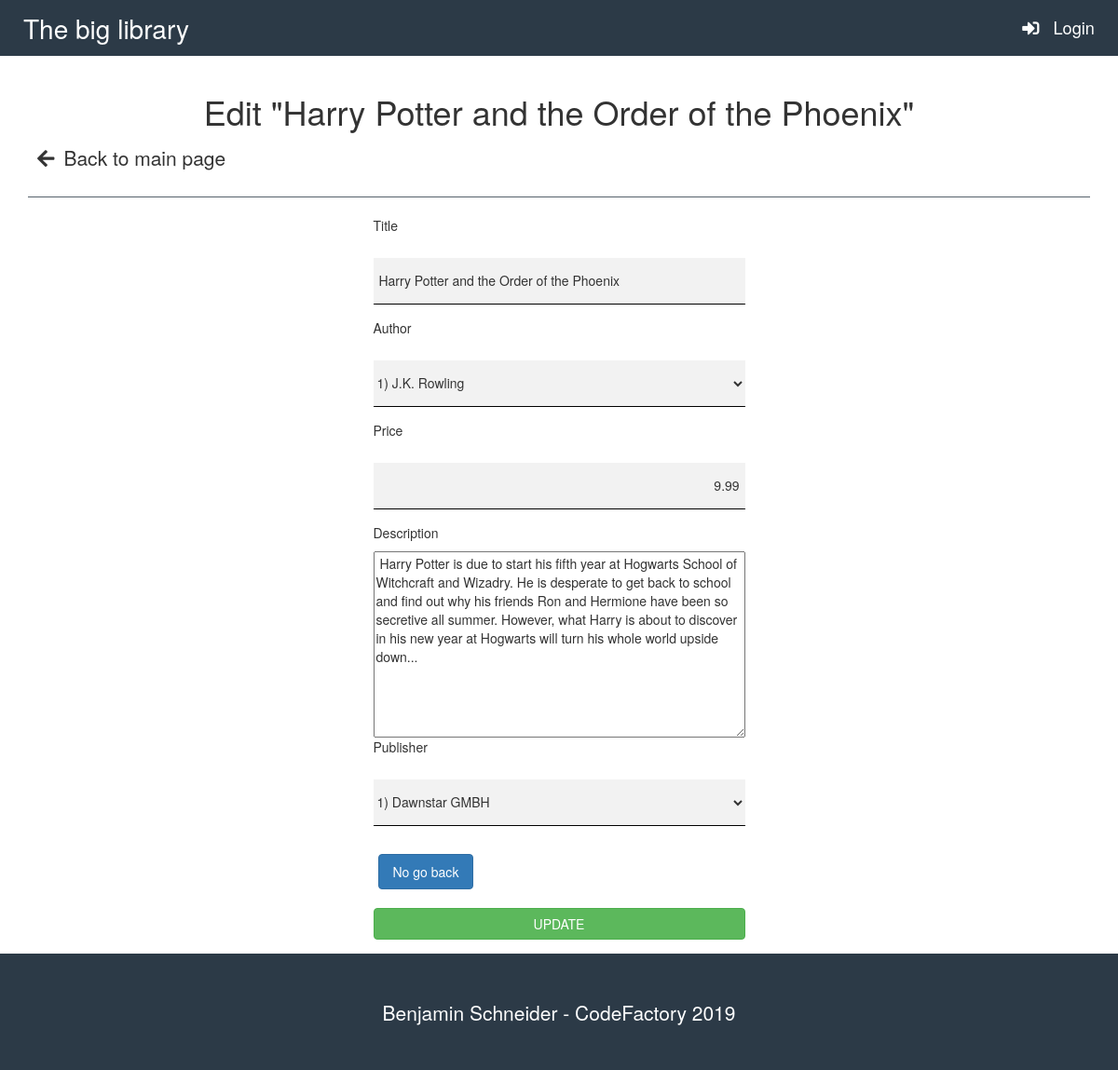
Page /update.php?id=1 on the committed database.
### tables this page shows
CREATE TABLE `media` (
  `media_id` int(11) NOT NULL,
  `mediaTitle` varchar(150) DEFAULT NULL,
  `mediaImage` varchar(500) DEFAULT NULL,
  `mediaISBN` varchar(25) DEFAULT NULL,
  `mediaDesc` varchar(500) DEFAULT NULL,
  `mediaPrice` float DEFAULT NULL,
  `mediaStatus` tinyint(1) DEFAULT NULL,
  `fk_library_id` int(11) NOT NULL,
  `fk_type_id` int(11) NOT NULL,
  `fk_author_id` int(11) NOT NULL,
  `fk_publisher_id` int(11) NOT NULL
);

### update.php (the view, shortened to what this page needs)
<?php
	require_once 'db_connection.php';
	if($_GET['id']) {
		$id = $_GET['id'];
		$sql = "SELECT * FROM `media` WHERE media_id = {$id}";
		$result = $mysqli->query($sql);
		$row = $result->fetch_array();
	}
?>
<!DOCTYPE html>
<html lang="en">
<head>
	<link rel="stylesheet" href="https://maxcdn.bootstrapcdn.com/bootstrap/3.3.7/css/bootstrap.min.css">
	<link rel="stylesheet" href="https://use.fontawesome.com/releases/v5.7.2/css/all.css">
	<link rel="stylesheet" type="text/css" href="style.css">
</head>
<body>
	<div class="navbar">
		<p>The big library</p>
		<span class="navbar-login">
			<a href="login.php" title="Zum Login">
			<?php
				if (isset($_SESSION['user'])) {
					$displayName = $userRow['userFirstName']. " ". $userRow['userLastName'];
					echo '<i class="fas fa-sign-out-alt"></i> '.$displayName;
				}
				else {
					echo '<i class="fas fa-sign-in-alt"></i> Login';
				}
			?>
			</a>
		</span>
	</div>
	<div class="container">
		<div class="heading">
			<h1>Edit "<?php echo $row["mediaTitle"] ?>"</h1>
		</div>
		<a class="mainpageback" href="index.php"><i class="fas fa-arrow-left"></i>Back to main page</a>
		<hr>
		<form class="updatemedia" method="POST" accept-charset="utf-8">
			<p>Title</p>
			<input class="field" type="text" name="title" value=" <?php echo $row["mediaTitle"] ?> ">
			<p>Author</p>
			<select class="field" name="author">
				<?php
				$sql = mysqli_query($mysqli, "SELECT * FROM `author`");
				while($rowAuthor = mysqli_fetch_assoc($sql)){
					echo "<option id=". $rowAuthor["author_id"]. ">". $rowAuthor["author_id"]. ")  ". $rowAuthor["authorFirstName"]. " ". $rowAuthor["authorSurName"]. "</option>";
				}
				?>
			</select>
			<p>Price</p>
			<input class="price field" type="text" name="price" value =" <?php echo $row["mediaPrice"] ?>">
			<p>Description</p>
			<textarea name="desc"> <?php echo $row["mediaDesc"] ?></textarea>
			<p>Publisher</p>
			<select class="field" name="publisher">
				<?php
				$sql = mysqli_query($mysqli, "SELECT * FROM `publisher`");
				while($rowPublisher = mysqli_fetch_assoc($sql)){
					echo "<option id=". $rowPublisher["publisher_id"]. ">". $rowPublisher["publisher_id"]. ")  ". $rowPublisher["publisherName"]. "</option>";
				}
				?>
			</select>
			<?php echo "<a href='mediainfo.php?id=". $row['media_id']. "'><button class='btn btn-primary delete' type='button'>No go back</button></a>" ?>
			<input class="btn btn-success" type="submit" name="update" value="UPDATE">
		</form>
	 	</div>
 	<div class="footer">
 		<p>Benjamin Schneider - CodeFactory 2019</p>
 	</div>
</body>
</html>

### style.css (style rules this page uses)
html { position: relative; min-height: 100%; }
body { margin-bottom: 125px; }
.navbar { display: flex; border-radius: 0; background-color: #2C3A47; border: none; }
.navbar p { color: #fff; font-size: 2em; margin: 10px 25px; }
.navbar-login { right: 15px; margin: auto 25px auto auto; font-size: 1.3em; }
.navbar-login a, .navbar-login .fas { color: #fff; }
.heading, .success { text-align: center; }
hr { border-color: rgb(44,58,71, .8); }
.fas { padding: 0; margin: 10px; color: #333333; }
.container > a { text-decoration: none; }
.mainpageback { font-size: 1.5em; color: #333333; margin: 10px 0; }
.price { direction: rtl; }
.delete, .create { margin: 5px; padding: 8px 15px; }
.btn-success { margin: 15px 0; }
textarea { width: 100%; height: 200px; }
.footer { width: 100%; height: 125px; background-color: #2C3A47; display: flex; position: absolute; bottom: 0; }
.footer p { color: #fff; font-size: 1.5em; text-align: center; margin: auto; }
.updatemedia { display: flex; flex-direction: column; width: 35%; margin: auto; }
.field { background-color: rgba(230, 230, 230, .5); height: 50px; margin: 15px 0; outline: none; border: none; border-bottom: 1px solid black; }

### rows in the picture
media: mediaTitle "Harry Potter and the Order of the Phoenix", title "Harry Potter and the Order of the Phoenix", price "9.99", desc "Harry Potter is due to start his fifth year at Hogwarts School of Witchcraft and Wizadry. He is desperate to get back to school and find out why his friends Ron and Hermione have been so secretive all summer. However, what Harry is about to discover in his new year at Hogwarts will turn his whole world upside down..."

### other values in the picture
form field author "1) J.K. Rowling"
form field publisher "1) Dawnstar GMBH"
